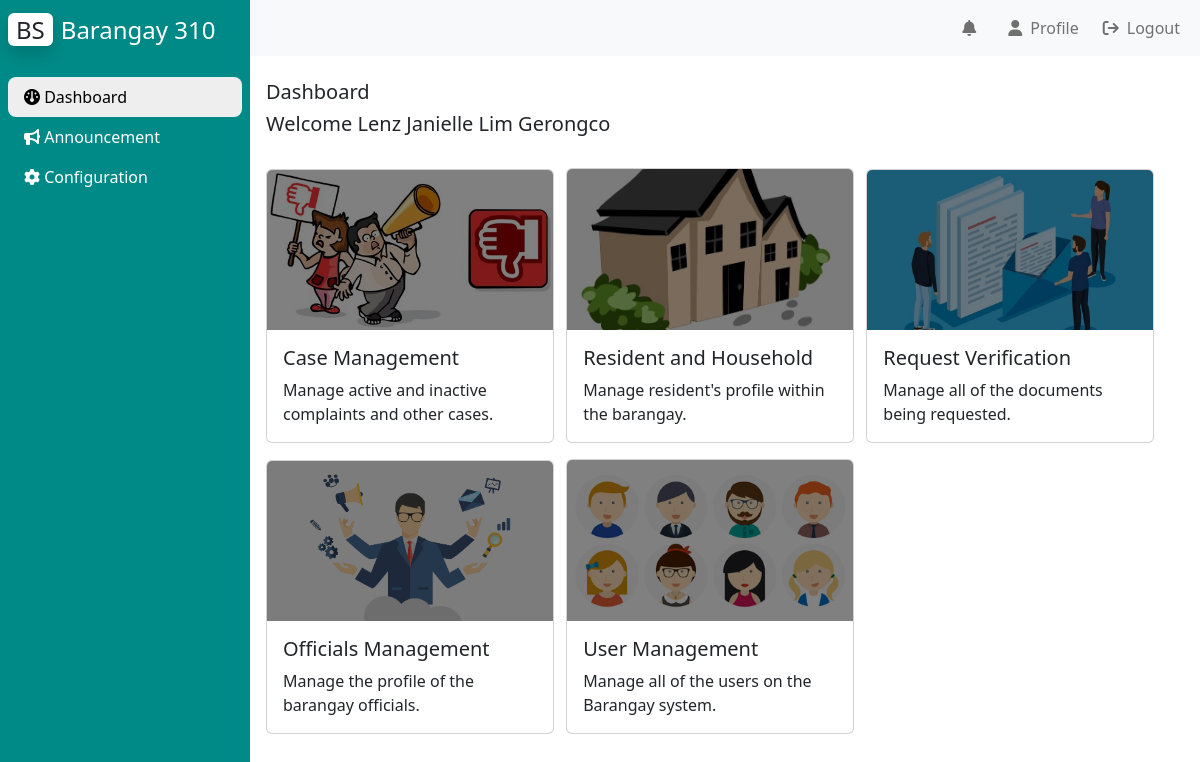
The app's page /Admin/dashboard/dashboard.php (signed in) with its own data.
### tables this page shows
CREATE TABLE `bgy_info` (
  `id` int(10) NOT NULL AUTO_INCREMENT,
  `color_theme` varchar(10) NOT NULL,
  `logo_url` text NOT NULL,
  `bgy_name` text NOT NULL,
  `vision` text DEFAULT NULL,
  `mission` text DEFAULT NULL,
  `city` varchar(50) DEFAULT NULL,
  `background_url` varchar(100) DEFAULT NULL,
  PRIMARY KEY (`id`)
);

CREATE TABLE `resident_table` (
  `id` int(11) NOT NULL AUTO_INCREMENT,
  `user_id` int(11) DEFAULT NULL,
  `fname` varchar(100) NOT NULL,
  `mname` varchar(100) NOT NULL,
  `lname` varchar(100) NOT NULL,
  `suffix` varchar(10) NOT NULL,
  `gender` varchar(10) NOT NULL,
  `birthplace` varchar(100) NOT NULL,
  `civilstatus` varchar(50) NOT NULL,
  `birthday` date NOT NULL,
  `household_ID` int(11) DEFAULT NULL,
  `unitnumber` int(50) NOT NULL,
  `purok` varchar(50) NOT NULL,
  `sitio` varchar(50) NOT NULL,
  `street` varchar(50) NOT NULL,
  `subdivision` varchar(50) NOT NULL,
  `contactnumber` varchar(50) DEFAULT NULL,
  `email` varchar(100) NOT NULL,
  `religion` varchar(100) NOT NULL,
  `occupation` varchar(100) NOT NULL,
  `education` varchar(100) NOT NULL,
  `nationality` varchar(100) NOT NULL,
  `disability` varchar(100) NOT NULL,
  `status` varchar(20) NOT NULL,
  PRIMARY KEY (`id`),
  KEY `test` (`user_id`),
  KEY `HOUSE` (`household_ID`),
  CONSTRAINT `HOUSE` FOREIGN KEY (`household_ID`) REFERENCES `tblhousehold` (`household_id`) ON DELETE SET NULL ON UPDATE SET NULL,
  CONSTRAINT `test` FOREIGN KEY (`user_id`) REFERENCES `tbluser` (`id`) ON DELETE NO ACTION ON UPDATE NO ACTION
);

### phpfiles/bgy_info.php (called while the page is built)
<?php
    include("connection.php");
    $query = "SELECT * FROM bgy_info;";
    $result = $conn -> query($query);
    $row = $result -> fetch_array();
?>

### phpfiles/modules_available.php (called while the page is built)
<?php
    include("../../phpfiles/connection.php");
    $query = "SELECT availability FROM modules_available;";
    $result = $conn -> query($query);
    $i = 0;
    while($row = $result -> fetch_array()){
        $availability[$i] = $row[0];
        $i += 1;
    }
?>

### Admin/dashboard/dashboard.php (the view, shortened to what this page needs)
<?php
include('../../phpfiles/connection.php');
?>
<!DOCTYPE html>
<html lang="en" dir="ltr">
<head>
    <link rel="stylesheet" href="style.css">
    <link href='https://unpkg.com/boxicons@2.1.2/css/boxicons.min.css' rel='stylesheet'>
    <link href="https://cdn.jsdelivr.net/npm/bootstrap@5.2.0/dist/css/bootstrap.min.css" rel="stylesheet">
    <link rel="stylesheet" href="https://cdnjs.cloudflare.com/ajax/libs/font-awesome/6.1.2/css/all.min.css"/>
</head>
<body>
    <div class="main_container d-flex">
        <div class="sidebar" id="side_nav" style="background: <?php
        include("../../phpfiles/bgy_info.php");
        echo $row[1];
        ?>">
            <div class="header-box px-2 pt-3 pb-4 d-flex justify-content-between">
                <h1 class=fs-4><span class="bg-white text-dark rounded shadow px-2 me-2">BS</span><span class="text-white">Barangay <?php
                                                                                                                                    include("../../phpfiles/bgy_info.php");
                                                                                                                                    echo $row[3];
                                                                                                                                    ?></span></h1>
            </div>
            <ul class="list-unstyled px-2">
            <li class="active"><a href="#" class="text-decoration-none px-3 py-2 d-block"><i class="fa-solid fa-gauge"></i>&nbsp;Dashboard</a></li>
            <li class=""><a href="../announcement/announcement.php" class="text-decoration-none px-3 py-2 d-block"><i class="fa-solid fa-bullhorn"></i>&nbsp;Announcement</a></li>
            <li class=""><a href="../configuration/configuration.php" class="text-decoration-none px-3 py-2 d-block"><i class="fa-solid fa-gear"></i>&nbsp;Configuration</a></li>
            </ul>
        </div>
        <div class="content">
            <?php include("../../phpfiles/official_nav.php")?>
            <div class="dashboard-content px-3 py-4">
                <?php
                $query = "SELECT * FROM resident_table WHERE user_id = '" . $_SESSION['user_id'] . "'";
                $result = $conn -> query($query);
                $row = $result -> fetch_array();
                ?>
                <h2 class="text fs-5">Dashboard</h2>
                <h2 class="text fs-5">Welcome <?php echo $row['fname'] . ' ' . $row['mname'] . ' ' . $row['lname']?></h2>
                <br>
                <?php include('../../phpfiles/modules_available.php');
                    if($availability[0] == 'yes'){ ?>
                        <div class="card mb-3 me-2 hover-shadow " style="width: 18rem;display: inline-block;">
                            <a href="../case_management/case_management.php" class="text-decoration-none text-dark">
                            <img src="../icons/complaint2.jpg" class="card-img-top" style="filter: brightness(50%);">
                            <div class="card-body">
                                <h5 class="card-title">Case Management</h5>
                                <p class="card-text">Manage active and inactive complaints and other cases.</p>
                            </div></a>
                        </div>
                    <?php
                    }
                ?>
                <?php if($availability[1] == 'yes'){ ?>
                        <div class="card mb-3 me-2" style="width: 18rem;display: inline-block;">
                            <a href="../resident_management/resident_management.php" class="text-decoration-none text-dark">
                            <img src="../icons/resident.jpg" class="card-img-top" style="filter: brightness(50%);">
                            <div class="card-body">
                                <h5 class="card-title">Resident and Household</h5>
                                <p class="card-text">Manage resident's profile within the barangay.</p>
                            </div></a>
                        </div>
                    <?php
                    }
                ?>
                <?php if($availability[3] == 'yes'){ ?>
                        <div class="card mb-3 me-2" style="width: 18rem;display: inline-block;">
                            <a href="../document_request/document_request.php" class="text-decoration-none text-dark">
                            <img src="../icons/request.jpg" class="card-img-top" style="filter: brightness(50%);">
                            <div class="card-body">
                                <h5 class="card-title">Request Verification</h5>
                                <p class="card-text">Manage all of the documents being requested.</p>
                            </div></a>
                        </div>
                        <?php
                    }
                ?>
                <?php if($availability[4] == 'yes'){ ?>
                        <div class="card mb-3 me-2" style="width: 18rem;display: inline-block;">
                            <a href="../official_management/official_management.php" class="text-decoration-none text-dark">
                            <img src="../icons/admin.jpg" class="card-img-top" style="filter: brightness(50%);">
                            <div class="card-body">
                                <h5 class="card-title">Officials Management</h5>
                                <p class="card-text">Manage the profile of the barangay officials.</p>
                            </div></a>
                        </div>
                        <?php
                    }
                ?>
                <?php if($availability[5] == 'yes'){ ?>
                        <div class="card mb-3 me-2" style="width: 18rem;display: inline-block;">
                            <a href="../user_management/user_management.php" class="text-decoration-none text-dark">
                            <img src="../icons/user.jpg" class="card-img-top" style="filter: brightness(50%);">
                            <div class="card-body">
                                <h5 class="card-title">User Management</h5>
                                <p class="card-text">Manage all of the users on the Barangay system.</p>
                            </div></a>
                        </div>
                        <?php
                    }
                ?>
            </div>
        </div>
    </div>
</body>
</html>

### Admin/dashboard/style.css (style rules this page uses)
body { background: #eee; }
#side_nav { min-width: 250px; max-width: 250px; transition: all 0.3s; }
.content { min-height: 100vh; width: 100%; }
.sidebar li.active { background: #eee; border-radius: 8px; }
.sidebar li.active a, .sidebar li.active a:hover { color: #000; }
.sidebar li a { color: #fff; }

### records on screen
bgy_info: bgy_name "310"
resident_table: fname "Lenz Janielle", mname "Lim", lname "Gerongco"
